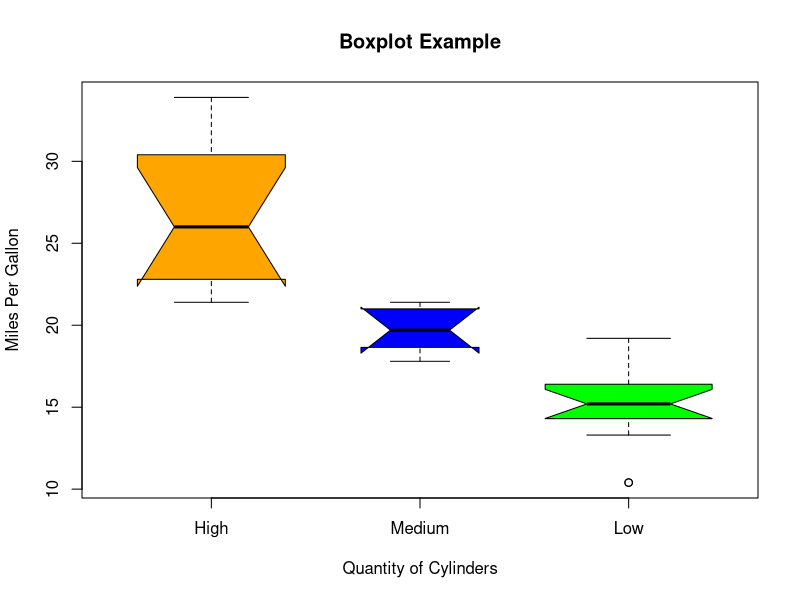

This chart was generated by the following R code:
png(file = "boxplot(notch).jpg")  

boxplot(mpg ~ cyl, data = mtcars,   
        xlab = "Quantity of Cylinders",  
        ylab = "Miles Per Gallon",   
        main = "Boxplot Example",  
        notch = TRUE,   
        varwidth = TRUE,   
        col = c("orange","blue","green"),  
        names = c("High","Medium","Low")  
)  
dev.off()  

  
